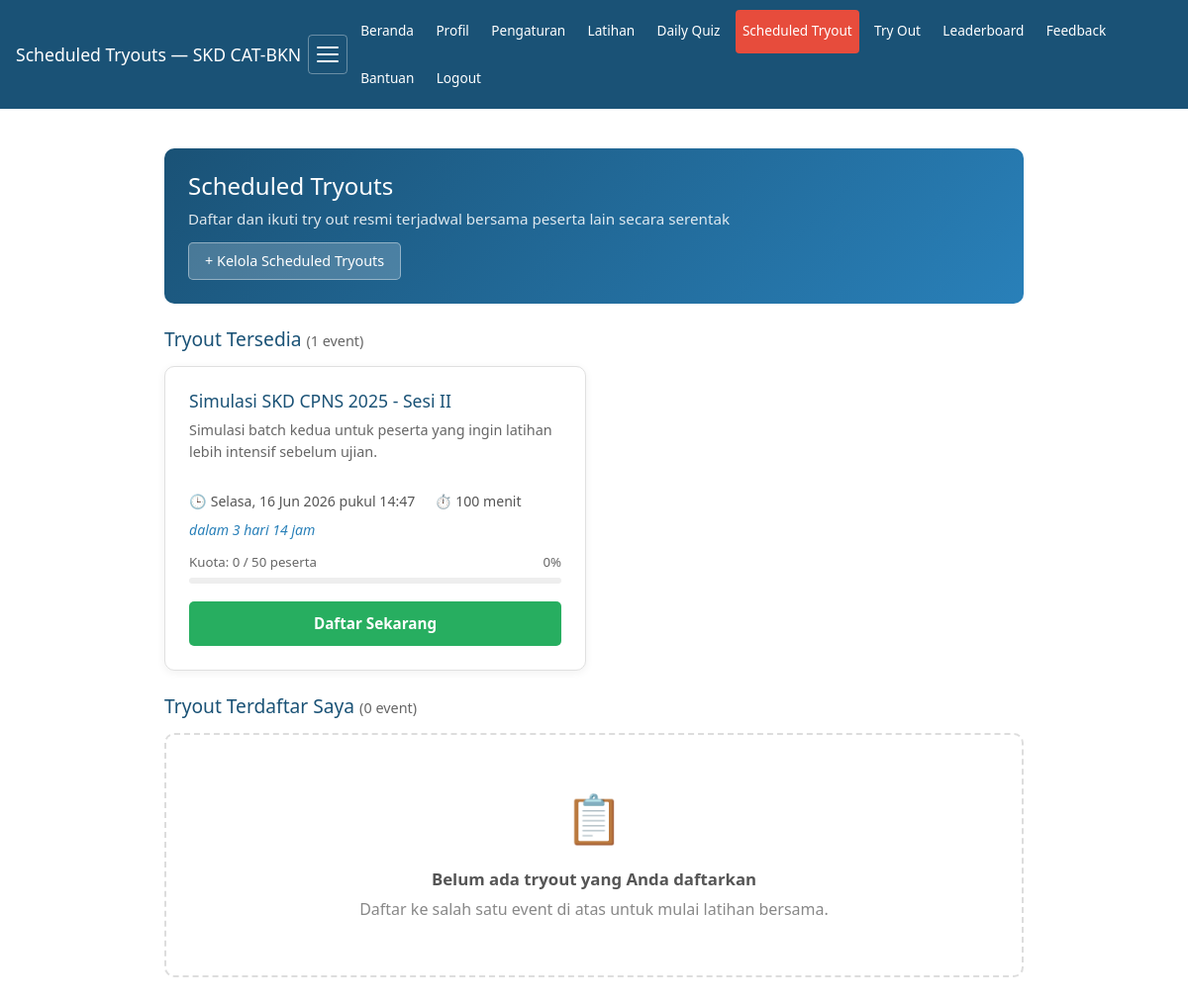
The page /pages/scheduled_tryouts.php (signed in) on the database its author committed.
### tables this page shows
CREATE TABLE `scheduled_tryouts` (
  `id` int(11) NOT NULL,
  `nama` varchar(255) NOT NULL,
  `deskripsi` text DEFAULT NULL,
  `waktu_mulai` datetime NOT NULL,
  `durasi_menit` int(11) DEFAULT 90,
  `kuota` int(11) DEFAULT 100,
  `status` enum('draft','published','started','completed','cancelled') DEFAULT 'draft',
  `created_at` timestamp NOT NULL DEFAULT current_timestamp(),
  `updated_at` timestamp NOT NULL DEFAULT current_timestamp() ON UPDATE current_timestamp()
);

### helpers.php (called while the page is built, shortened)
<?php
function e(string $text): string
{
    return htmlspecialchars($text, ENT_QUOTES, 'UTF-8');
}

### pages/scheduled_tryouts.php (the view, shortened to what this page needs)
<?php
require '../config.php';
require '../helpers.php';
$userId = (int)$_SESSION['user_id'];
try {
    $stmt = $pdo->prepare("SELECT s.*,
        (SELECT COUNT(*) FROM scheduled_tryout_registrations r WHERE r.scheduled_tryout_id = s.id) as registered_count,
        (SELECT COUNT(*) FROM scheduled_tryout_registrations r WHERE r.scheduled_tryout_id = s.id AND r.user_id = ?) as user_registered
        FROM scheduled_tryouts s
        WHERE s.status = 'published' AND s.waktu_mulai > NOW()
        ORDER BY s.waktu_mulai ASC");
    $stmt->execute([$userId]);
    $availableTryouts = $stmt->fetchAll();
} catch (Throwable $e) {
    $availableTryouts = [];
}
try {
    $stmt = $pdo->prepare("SELECT s.*, r.status as registration_status, r.registered_at
        FROM scheduled_tryout_registrations r
        JOIN scheduled_tryouts s ON r.scheduled_tryout_id = s.id
        WHERE r.user_id = ?
        ORDER BY s.waktu_mulai DESC");
    $stmt->execute([$userId]);
    $registeredTryouts = $stmt->fetchAll();
} catch (Throwable $e) {
    $registeredTryouts = [];
}
?>
<!DOCTYPE html>
<html lang="id">
<head>
<link rel="stylesheet" href="assets/style.css">
</head>
<body>
<?php require '../includes/navigation.php'; ?>
<div class="container" id="main-content" style="max-width:900px;padding:1rem">
<div style="background:linear-gradient(135deg,#1a5276,#2980b9);color:#fff;border-radius:10px;padding:1.5rem;margin-bottom:1.5rem">
    <h1 style="margin:0 0 .4rem;font-size:1.5rem">Scheduled Tryouts</h1>
    <p style="margin:0;opacity:.85;font-size:.95rem">Daftar dan ikuti try out resmi terjadwal bersama peserta lain secara serentak</p>
    <?php if (($_SESSION['user_role'] ?? '') === 'admin'): ?>
    <a href="admin_scheduled_tryouts.php" style="display:inline-block;margin-top:.8rem;padding:.45rem 1rem;background:rgba(255,255,255,.2);color:#fff;border-radius:5px;text-decoration:none;font-size:.9rem;border:1px solid rgba(255,255,255,.4)">
        + Kelola Scheduled Tryouts
    </a>
    <?php endif; ?>
</div>
<?php
function formatTanggal($dt) {
    $ts = strtotime($dt);
    $hari = ['Minggu','Senin','Selasa','Rabu','Kamis','Jumat','Sabtu'];
    $bulan = ['','Jan','Feb','Mar','Apr','Mei','Jun','Jul','Agu','Sep','Okt','Nov','Des'];
    return $hari[date('w',$ts)] . ', ' . date('j',$ts) . ' ' . $bulan[(int)date('n',$ts)] . ' ' . date('Y',$ts) . ' pukul ' . date('H:i',$ts);
}
function hitung_sisa($waktu_mulai) {
    $diff = strtotime($waktu_mulai) - time();
    $hari = floor($diff / 86400);
    $jam  = floor(($diff % 86400) / 3600);
    if ($hari > 0) return "dalam {$hari} hari {$jam} jam";
    $menit = floor(($diff % 3600) / 60);
    return "dalam {$menit} menit";
}
?>
<div class="section-header">
    <h2>Tryout Tersedia <span style="color:#666;font-size:.9rem;font-weight:normal">(<?= count($availableTryouts) ?> event)</span></h2>
</div>
<?php if (empty($availableTryouts)): ?>
<div class="empty-state">
    <div class="icon">📅</div>
    <p style="font-size:1.05rem;font-weight:bold;color:#555">Belum ada scheduled tryout yang tersedia</p>
    <p>Cek kembali nanti — admin akan segera menambahkan event baru.</p>
    <?php if (($_SESSION['user_role'] ?? '') === 'admin'): ?>
    <a href="admin_scheduled_tryouts.php" style="display:inline-block;margin-top:1rem;padding:.6rem 1.4rem;background:#1a5276;color:#fff;border-radius:6px;text-decoration:none">+ Buat Scheduled Tryout</a>
    <?php endif; ?>
</div>
<?php else: ?>
<div style="display:grid;grid-template-columns:repeat(auto-fill,minmax(280px,1fr));gap:1rem;margin-bottom:1.5rem">
<?php foreach ($availableTryouts as $st):
    $pct = $st['kuota'] > 0 ? min(100, round($st['registered_count'] / $st['kuota'] * 100)) : 0;
    $fillClass = $pct >= 100 ? 'full' : ($pct >= 75 ? 'warn' : '');
?>
<div class="st-card">
    <h3><?= e($st['nama']) ?></h3>
    <p class="st-desc"><?= e($st['deskripsi']) ?></p>
    <div class="st-meta">
        <span>🕒 <?= formatTanggal($st['waktu_mulai']) ?></span>
        <span>⏱ <?= (int)$st['durasi_menit'] ?> menit</span>
        <span style="color:#2980b9;font-style:italic"><?= hitung_sisa($st['waktu_mulai']) ?></span>
    </div>
    <div>
        <div style="display:flex;justify-content:space-between;font-size:.83rem;color:#666;margin-bottom:2px">
            <span>Kuota: <?= (int)$st['registered_count'] ?> / <?= (int)$st['kuota'] ?> peserta</span>
            <span><?= $pct ?>%</span>
        </div>
        <div class="st-quota-bar"><div class="st-quota-fill <?= $fillClass ?>" style="width:<?= $pct ?>%"></div></div>
    </div>
    <?php if ($st['user_registered']): ?>
    <button disabled style="width:100%;padding:.7rem;background:#95a5a6;color:#fff;border:none;border-radius:5px;cursor:not-allowed;font-size:.95rem">✓ Sudah Terdaftar</button>
    <?php elseif ($st['registered_count'] >= $st['kuota']): ?>
    <button disabled style="width:100%;padding:.7rem;background:#e74c3c;color:#fff;border:none;border-radius:5px;cursor:not-allowed;font-size:.95rem">Kuota Penuh</button>
    <?php else: ?>
    <form method="POST">
    <button type="submit" style="width:100%;padding:.7rem;background:#27ae60;color:#fff;border:none;border-radius:5px;cursor:pointer;font-size:.95rem;font-weight:bold">Daftar Sekarang</button>
    </form>
    <?php endif; ?>
</div>
<?php endforeach; ?>
</div>
<?php endif; ?>
<div class="section-header">
    <h2>Tryout Terdaftar Saya <span style="color:#666;font-size:.9rem;font-weight:normal">(<?= count($registeredTryouts) ?> event)</span></h2>
</div>
<?php if (empty($registeredTryouts)): ?>
<div class="empty-state">
    <div class="icon">📋</div>
    <p style="font-size:1.05rem;font-weight:bold;color:#555">Belum ada tryout yang Anda daftarkan</p>
    <p>Daftar ke salah satu event di atas untuk mulai latihan bersama.</p>
</div>
<?php endif; ?>
</div>
</body>
</html>

### assets/style.css (style rules this page uses)
* { box-sizing:border-box;margin:0;padding:0 }
body { font-family:'Segoe UI',Arial,sans-serif;background:#f5f7fa;color:#222;line-height:1.6;-webkit-text-size-adjust:100%;transition:background .3s ease,color .3s ease }
.container { max-width:1000px;margin:1.5rem auto;padding:0 1rem }

### pages/scheduled_tryouts.php (style rules this page uses)
.st-card { border:1px solid #e0e0e0;border-radius:10px;padding:1.5rem;background:#fff;box-shadow:0 2px 8px rgba(0,0,0,.06);display:flex;flex-direction:column;gap:.5rem }
.st-card h3 { margin:0;color:#1a5276;font-size:1.1rem }
.st-card .st-desc { color:#666;font-size:.9rem;line-height:1.5;flex:1 }
.st-card .st-meta { display:flex;flex-wrap:wrap;gap:.5rem 1.2rem;font-size:.88rem;color:#555;margin:.3rem 0 }
.st-card .st-meta span { display:flex;align-items:center;gap:.3rem }
.st-quota-bar { background:#eee;border-radius:4px;height:6px;margin:.3rem 0 .6rem }
.empty-state { text-align:center;padding:3rem 1rem;color:#888;background:#fff;border-radius:10px;border:2px dashed #ddd }
.empty-state .icon { font-size:3rem;margin-bottom:.8rem }
.empty-state p { margin:.4rem 0 }
.section-header { display:flex;justify-content:space-between;align-items:center;margin:1.5rem 0 1rem;flex-wrap:wrap;gap:.5rem }
.section-header h2 { margin:0;color:#1a5276;font-size:1.2rem }

### rows shown on the page
scheduled_tryouts: nama "Simulasi SKD CPNS 2025 - Sesi II", deskripsi "Simulasi batch kedua untuk peserta yang ingin latihan lebih intensif sebelum ujian.", waktu_mulai "Selasa, 16 Jun 2026 pukul 14:47", durasi_menit "100", waktu_mulai "dalam 3 hari 14 jam", registered_count "0", kuota "50", pct "0"

### other values the page prints
$pageTitle "Scheduled Tryouts — SKD CAT-BKN"
count($availableTryouts) "1"
count($registeredTryouts) "0"
